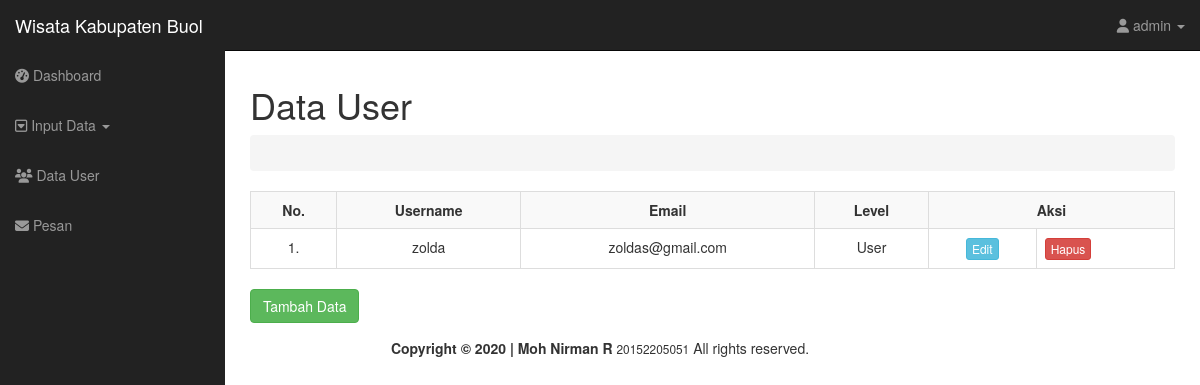
Page /admin/administrator/home.php?page=data_user (signed in) on the committed database.
### tables this page shows
CREATE TABLE `user` (
  `id_user` int(11) NOT NULL,
  `username` varchar(60) NOT NULL,
  `password` varchar(99) NOT NULL,
  `email` varchar(60) NOT NULL,
  `tgl_daftar` timestamp NOT NULL DEFAULT current_timestamp(),
  `alamat` varchar(255) NOT NULL,
  `foto` varchar(100) NOT NULL,
  `level` enum('admin','user') NOT NULL
);

### admin/administrator/views/data_user.php (the view, shortened to what this page needs)
<div class="row">
    <div class="col-lg-12">
        <h1>Data User</h1>
        <ol class="breadcrumb">
        </ol>
    </div>
</div>
<div class="row">
    <div class="col-sm-12">
        <div class="table-responsive">
            <table class="table table-hover table-striped table-bordered table-sm">
                <tr>
                    <th>
                        <div align="center">No.</div>
                    </th>
                    <th>
                        <div align="center">Username</div>
                    </th>
                    <th>
                        <div align="center">Email</div>
                    </th>
                    <th>
                        <div align="center">Level</div>
                    </th>
                    <th colspan="2">
                        <div align="center">Aksi</div>
                    </th>
                </tr>
                <?php
                include 'config/koneksi.php';
                $no = 1;
                $sql = mysqli_query($config, "SELECT * FROM user WHERE id_user != '$_SESSION[id_user]' ORDER BY id_user DESC");
                while ($data = mysqli_fetch_array($sql)) {
                ?>
                    <tr>
                        <td align="center"><?php echo $no++ . "."; ?></td>
                        <td>
                            <div align="center"><?php echo $data['username']; ?></div>
                        </td>
                        <td>
                            <div align="center"><?php echo $data['email']; ?>  </div>
                        </td>
                        <td>
                            <div align="center"><?php echo ucfirst($data['level']); ?></div>
                        </td>
                        <td>
                            <div align="center">
                                <a class="btn btn-info btn-xs" href="helper/edit_user.php?id=<?php echo $data['id_user']; ?>">Edit</a>
                            </div>
                        <td>
                            <a class="btn btn-danger btn-xs" href="helper/dlt_user.php?id=<?php echo $data['id_user']; ?>">Hapus
                            </a>
                        </td>
                    </tr>
                <?php
                } ?>
            </table>
        </div>
    </div>
</div>
<button type="button" class="btn btn-success" data-toggle="modal" data-target="#tambah"> Tambah Data</button>
</div>
</div>
<?php
include 'assets/template/footer.php';
?>

### admin/administrator/assets/css/sb-admin.css (style rules this page uses)
body { margin-top: 50px; }

### rows in the picture
user: username "zolda", email "zoldas@gmail.com", level "User"

### other values in the picture
$_SESSION['username'] "admin"
